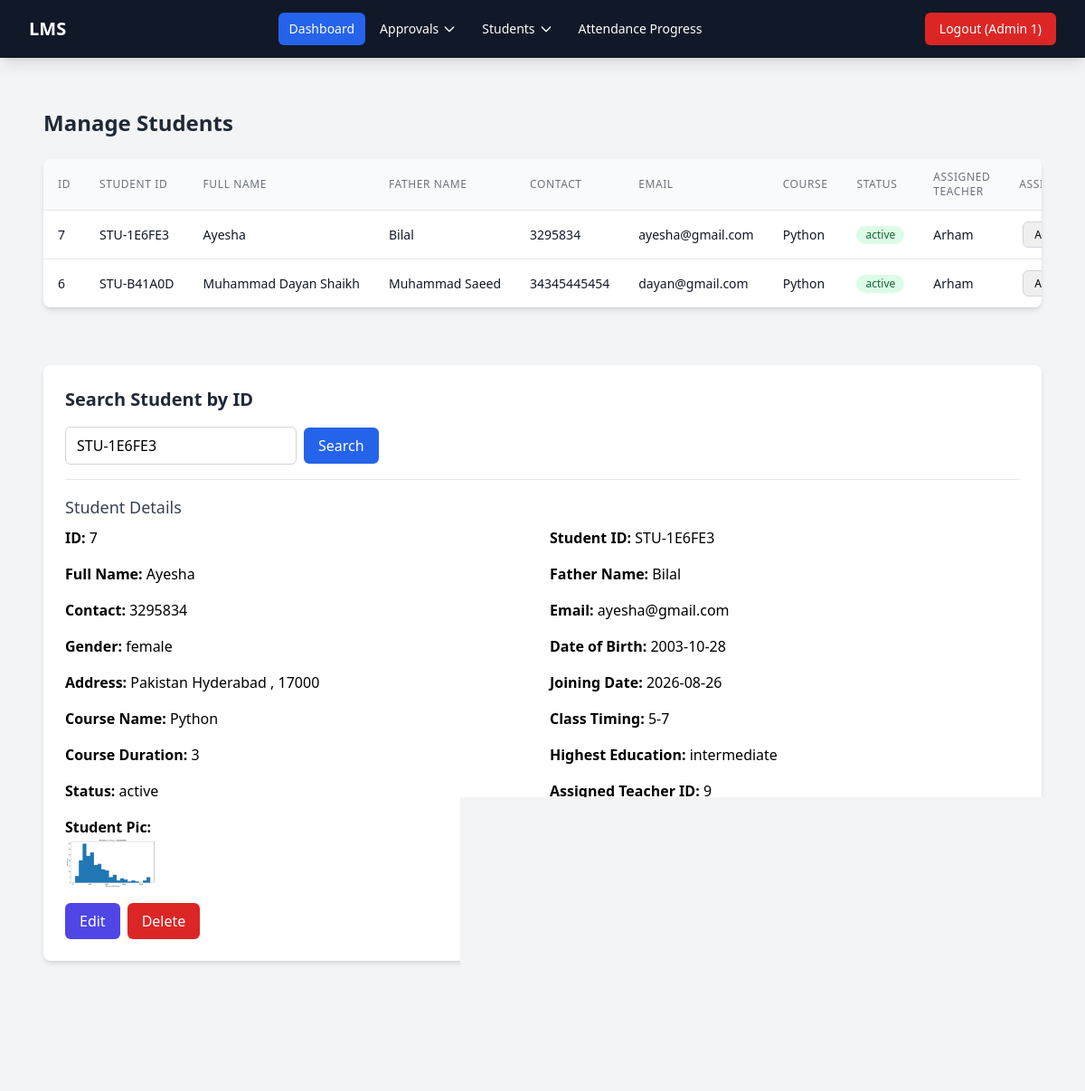
/admin/controller/student/manage.php?student_id=STU-1E6FE3 (signed in), run on the app's committed database.
### tables this page shows
CREATE TABLE `students` (
  `id` int(11) NOT NULL,
  `student_id` varchar(20) NOT NULL,
  `full_name` varchar(100) NOT NULL,
  `father_name` varchar(100) NOT NULL,
  `contact_number` varchar(20) NOT NULL,
  `gender` enum('male','female','other') NOT NULL,
  `dob` date NOT NULL,
  `address` text NOT NULL,
  `email` varchar(100) NOT NULL,
  `password` varchar(255) NOT NULL,
  `joining_date` date NOT NULL,
  `course_name` varchar(100) NOT NULL,
  `class_timing` varchar(100) NOT NULL,
  `course_duration` varchar(50) NOT NULL,
  `student_pic` varchar(255) DEFAULT NULL,
  `cnic_pic` varchar(255) DEFAULT NULL,
  `highest_education` enum('intermediate','undergraduate','postgraduate','matric') NOT NULL,
  `status` enum('pending','process','active') NOT NULL DEFAULT 'pending',
  `teacher_id` int(11) DEFAULT NULL,
  `created_at` timestamp NOT NULL DEFAULT current_timestamp()
);

CREATE TABLE `users` (
  `id` int(11) NOT NULL,
  `full_name` varchar(100) NOT NULL,
  `email` varchar(100) NOT NULL,
  `password` varchar(255) NOT NULL,
  `contact` varchar(20) NOT NULL,
  `role` enum('admin','teacher','accountant') NOT NULL,
  `status` enum('pending','approved','rejected') NOT NULL DEFAULT 'pending',
  `created_at` timestamp NOT NULL DEFAULT current_timestamp()
);

### admin/controller/student/manage.php (called while the page is built, shortened)
<?php
$students_query = "
    SELECT
        s.id,
        s.student_id,
        s.full_name,
        s.father_name,
        s.contact_number,
        s.email,
        s.course_name,
        s.status,
        s.teacher_id,
        s.created_at,
        u.full_name AS teacher_name
    FROM students s
    LEFT JOIN users u
        ON s.teacher_id = u.id
        AND u.role = 'teacher'
    ORDER BY s.created_at DESC
";
$students_result = $conn->query($students_query);
$students = [];
while ($row = $students_result->fetch_assoc()) {
    $students[] = $row;
}
$teachers_query = "
    SELECT
        id,
        full_name
    FROM users
    WHERE role = 'teacher'
    AND status = 'approved'
    ORDER BY full_name
";
$teachers_result = $conn->query($teachers_query);
$teachers = [];
while ($teacher = $teachers_result->fetch_assoc()) {
    $teachers[] = $teacher;
}
$searched_student = null;
if (isset($_GET['student_id']) && trim($_GET['student_id']) !== '') {
    $search_term = trim($_GET['student_id']);
    $stmt = $conn->prepare("SELECT * FROM students WHERE student_id = ?");
    $stmt->bind_param("s", $search_term);
    $stmt->execute();
    $result = $stmt->get_result();
    if ($row = $result->fetch_assoc()) {
        $searched_student = $row;
    } else {
        $search_error = 'No student found with that Student ID.';
    }
}
include BASE_PATH . 'admin/view/student/manage.php';
?>

### admin/view/student/manage.php (the view, shortened to what this page needs)
<div class="max-w-7xl mx-auto px-4 py-8">
    <h1 class="text-2xl font-bold text-gray-800 mb-6">Manage Students</h1>
    <div class="bg-white shadow-md rounded-lg overflow-hidden">
        <div class="overflow-x-auto">
            <table class="min-w-full divide-y divide-gray-200">
                <thead class="bg-gray-50">
                    <tr>
                        <th class="px-4 py-3 text-left text-xs font-medium text-gray-500 uppercase tracking-wider">ID</th>
                        <th class="px-4 py-3 text-left text-xs font-medium text-gray-500 uppercase tracking-wider">Student ID</th>
                        <th class="px-4 py-3 text-left text-xs font-medium text-gray-500 uppercase tracking-wider">Full Name</th>
                        <th class="px-4 py-3 text-left text-xs font-medium text-gray-500 uppercase tracking-wider">Father Name</th>
                        <th class="px-4 py-3 text-left text-xs font-medium text-gray-500 uppercase tracking-wider">Contact</th>
                        <th class="px-4 py-3 text-left text-xs font-medium text-gray-500 uppercase tracking-wider">Email</th>
                        <th class="px-4 py-3 text-left text-xs font-medium text-gray-500 uppercase tracking-wider">Course</th>
                        <th class="px-4 py-3 text-left text-xs font-medium text-gray-500 uppercase tracking-wider">Status</th>
                        <th class="px-4 py-3 text-left text-xs font-medium text-gray-500 uppercase tracking-wider">Assigned Teacher</th>
                        <th class="px-4 py-3 text-left text-xs font-medium text-gray-500 uppercase tracking-wider">Assign Teacher</th>
                    </tr>
                </thead>
                <tbody class="bg-white divide-y divide-gray-200">
                    <?php if (!empty($students)): ?>
                        <?php foreach ($students as $row): ?>
                            <tr class="hover:bg-gray-50 transition-colors">
                                <td class="px-4 py-3 whitespace-nowrap text-sm text-gray-900"><?php echo $row['id']; ?></td>
                                <td class="px-4 py-3 whitespace-nowrap text-sm text-gray-900"><?php echo htmlspecialchars($row['student_id']); ?></td>
                                <td class="px-4 py-3 whitespace-nowrap text-sm font-medium text-gray-900"><?php echo htmlspecialchars($row['full_name']); ?></td>
                                <td class="px-4 py-3 whitespace-nowrap text-sm text-gray-900"><?php echo htmlspecialchars($row['father_name']); ?></td>
                                <td class="px-4 py-3 whitespace-nowrap text-sm text-gray-900"><?php echo htmlspecialchars($row['contact_number']); ?></td>
                                <td class="px-4 py-3 whitespace-nowrap text-sm text-gray-900"><?php echo htmlspecialchars($row['email']); ?></td>
                                <td class="px-4 py-3 whitespace-nowrap text-sm text-gray-900"><?php echo htmlspecialchars($row['course_name']); ?></td>
                                <td class="px-4 py-3 whitespace-nowrap text-sm">
                                    <?php
                                    $status = $row['status'];
                                    $badgeClass = 'bg-gray-100 text-gray-800';
                                    if ($status === 'active') {
                                        $badgeClass = 'bg-green-100 text-green-800';
                                    } elseif ($status === 'process') {
                                        $badgeClass = 'bg-blue-100 text-blue-800';
                                    } elseif ($status === 'pending') {
                                        $badgeClass = 'bg-yellow-100 text-yellow-800';
                                    }
                                    ?>
                                    <span class="inline-flex items-center px-2.5 py-0.5 rounded-full text-xs font-medium <?php echo $badgeClass; ?>">
                                        <?php echo htmlspecialchars($status); ?>
                                    </span>
                                </td>
                                <td class="px-4 py-3 whitespace-nowrap text-sm text-gray-900">
                                    <?php echo htmlspecialchars($row['teacher_name'] ?? 'Not Assigned'); ?>
                                </td>
                                <td class="px-4 py-3 whitespace-nowrap text-sm">
                                    <form method="POST" action="" class="flex items-center space-x-1">
                                        <select name="teacher_id" class="border border-gray-300 rounded-md px-2 py-1 text-xs focus:outline-none focus:ring-2 focus:ring-blue-500">
                                            <?php foreach ($teachers as $teacher): ?>
                                                <?php $selected = ($teacher['id'] == $row['teacher_id']) ? 'selected' : ''; ?>
                                                <option value="<?php echo $teacher['id']; ?>" <?php echo $selected; ?>>
                                                    <?php echo htmlspecialchars($teacher['full_name']); ?>
                                                </option>
                                            <?php endforeach; ?>
                                        </select>
                                    </form>
                                </td>
                            </tr>
                        <?php endforeach; ?>
                    <?php else: ?>
                        <tr>
                            <td colspan="12" class="px-4 py-4 text-center text-sm text-gray-500">No students found.</td>
                        </tr>
                    <?php endif; ?>
                </tbody>
            </table>
        </div>
    </div>
</div>
<div class="max-w-7xl mx-auto px-4 py-8">
    <div class="bg-white shadow-md rounded-lg p-6">
        <h2 class="text-xl font-semibold text-gray-800 mb-4">Search Student by ID</h2>
        <form method="GET" action="" class="flex items-center space-x-2">
            <input type="text" name="student_id" placeholder="Enter Student ID (e.g., STU-xxxxx)"
                   value="<?php echo htmlspecialchars($_GET['student_id'] ?? ''); ?>"
                   class="border border-gray-300 rounded-md px-3 py-2 w-64 focus:outline-none focus:ring-2 focus:ring-blue-500">
            <button type="submit" class="bg-blue-600 hover:bg-blue-700 text-white font-medium py-2 px-4 rounded-md">Search</button>
        </form>
        <?php if ($searched_student): ?>
            <div class="mt-4 border-t pt-4">
                <h3 class="text-lg font-medium text-gray-700 mb-2">Student Details</h3>
                <div class="grid grid-cols-2 gap-4">
                    <p><strong>ID:</strong> <?php echo htmlspecialchars($searched_student['id']); ?></p>
                    <p><strong>Student ID:</strong> <?php echo htmlspecialchars($searched_student['student_id']); ?></p>
                    <p><strong>Full Name:</strong> <?php echo htmlspecialchars($searched_student['full_name']); ?></p>
                    <p><strong>Father Name:</strong> <?php echo htmlspecialchars($searched_student['father_name']); ?></p>
                    <p><strong>Contact:</strong> <?php echo htmlspecialchars($searched_student['contact_number']); ?></p>
                    <p><strong>Email:</strong> <?php echo htmlspecialchars($searched_student['email']); ?></p>
                    <p><strong>Gender:</strong> <?php echo htmlspecialchars($searched_student['gender']); ?></p>
                    <p><strong>Date of Birth:</strong> <?php echo htmlspecialchars($searched_student['dob']); ?></p>
                    <p><strong>Address:</strong> <?php echo htmlspecialchars($searched_student['address']); ?></p>
                    <p><strong>Joining Date:</strong> <?php echo htmlspecialchars($searched_student['joining_date']); ?></p>
                    <p><strong>Course Name:</strong> <?php echo htmlspecialchars($searched_student['course_name']); ?></p>
                    <p><strong>Class Timing:</strong> <?php echo htmlspecialchars($searched_student['class_timing']); ?></p>
                    <p><strong>Course Duration:</strong> <?php echo htmlspecialchars($searched_student['course_duration']); ?></p>
                    <p><strong>Highest Education:</strong> <?php echo htmlspecialchars($searched_student['highest_education']); ?></p>
                    <p><strong>Status:</strong> <?php echo htmlspecialchars($searched_student['status']); ?></p>
                    <p><strong>Assigned Teacher ID:</strong> <?php echo htmlspecialchars($searched_student['teacher_id'] ?? 'N/A'); ?></p>
                <?php if (!empty($searched_student['student_pic'])): ?>
                    <p><strong>Student Pic:</strong>
                        <img src="<?php echo BASE_URL; ?>/assets/uploads/students/<?php echo htmlspecialchars($searched_student['student_pic']); ?>" width="100">
                    </p>
                <?php endif; ?>
                <?php if (!empty($searched_student['cnic_pic'])): ?>
                    <p><strong>CNIC Pic:</strong>
                        <img src="<?php echo BASE_URL; ?>/assets/uploads/students/<?php echo htmlspecialchars($searched_student['cnic_pic']); ?>" width="100">
                    </p>
                <?php endif; ?>
                </div>
            </div>
        <?php endif; ?>
    <div class="mt-4 flex items-center space-x-2">
    <a href="<?php echo BASE_URL; ?>/admin/controller/student/edit.php?id=<?php echo $searched_student['id']; ?>"
       class="bg-indigo-600 hover:bg-indigo-700 text-white font-medium py-2 px-4 rounded-md">
        Edit
    </a>
    <form method="POST" action="<?php echo BASE_URL; ?>/admin/controller/student/delete.php"
          onsubmit="return confirm('Are you sure you want to delete this student?');">
        <button type="submit" class="bg-red-600 hover:bg-red-700 text-white font-medium py-2 px-4 rounded-md">
            Delete
        </button>
    </form>
</div>
    </div>
</div>

### data on the page
students: id "7", student "STU-1E6FE3", full_name "Ayesha", father_name "Bilal", contact_number "3295834", email "ayesha@gmail.com", course_name "Python", status "active", users.full_name "Arham", gender "female", dob "2003-10-28", address "Pakistan Hyderabad , 17000", joining_date "2026-08-26", class_timing "5-7", course_duration "3", highest_education "intermediate", teacher "9", student_pic (picture), cnic_pic (picture)
students: id "6", student "STU-B41A0D", full_name "Muhammad Dayan Shaikh", father_name "Muhammad Saeed", contact_number "34345445454", email "dayan@gmail.com", course_name "Python", status "active", users.full_name "Arham"

### other printed values
$user_name "Admin 1"
form field teacher_id "Arham"
